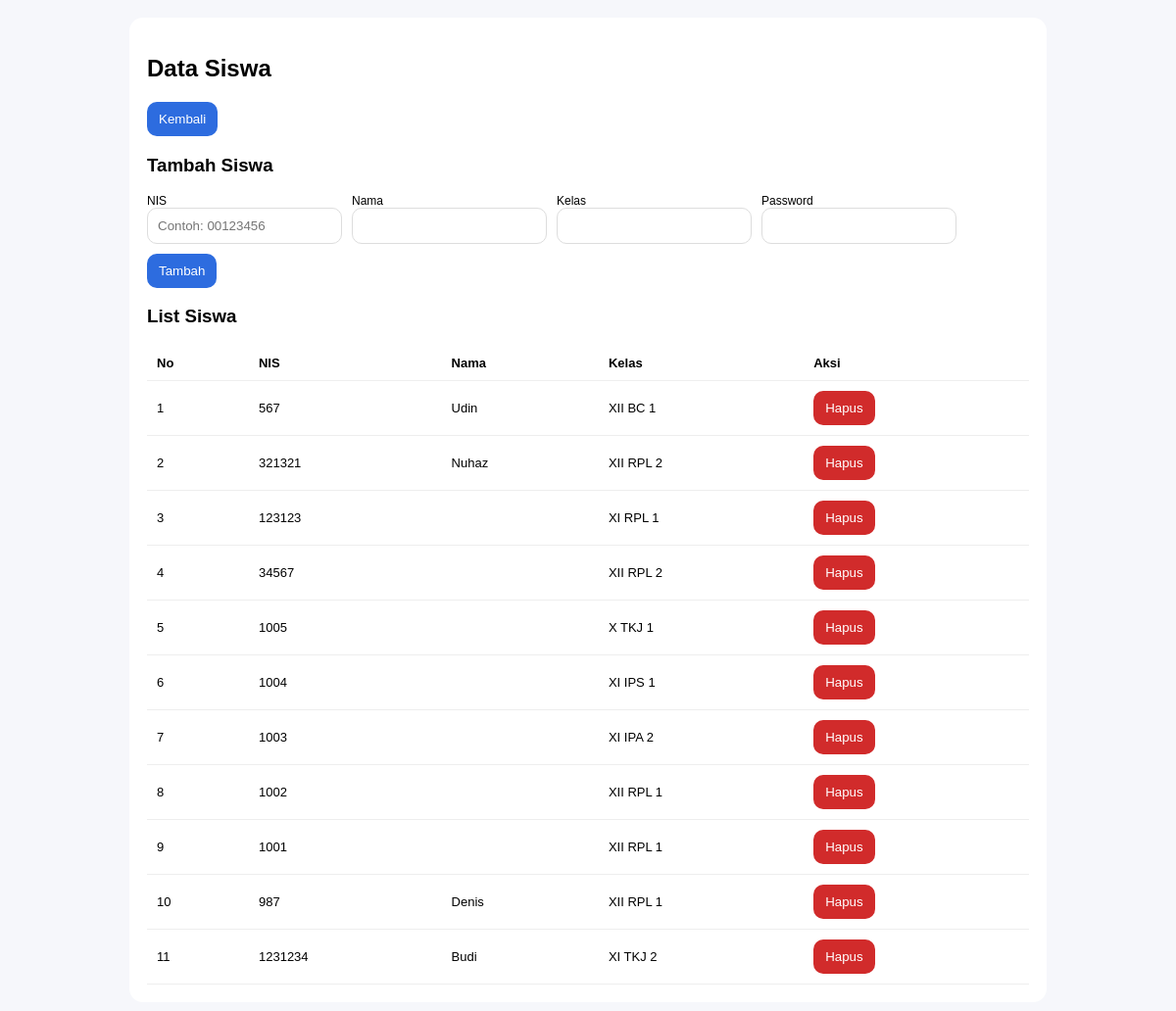
/pengaduan_sekolah_baru/public/admin_siswa.php (signed in), run on an earlier commit of the app's database.
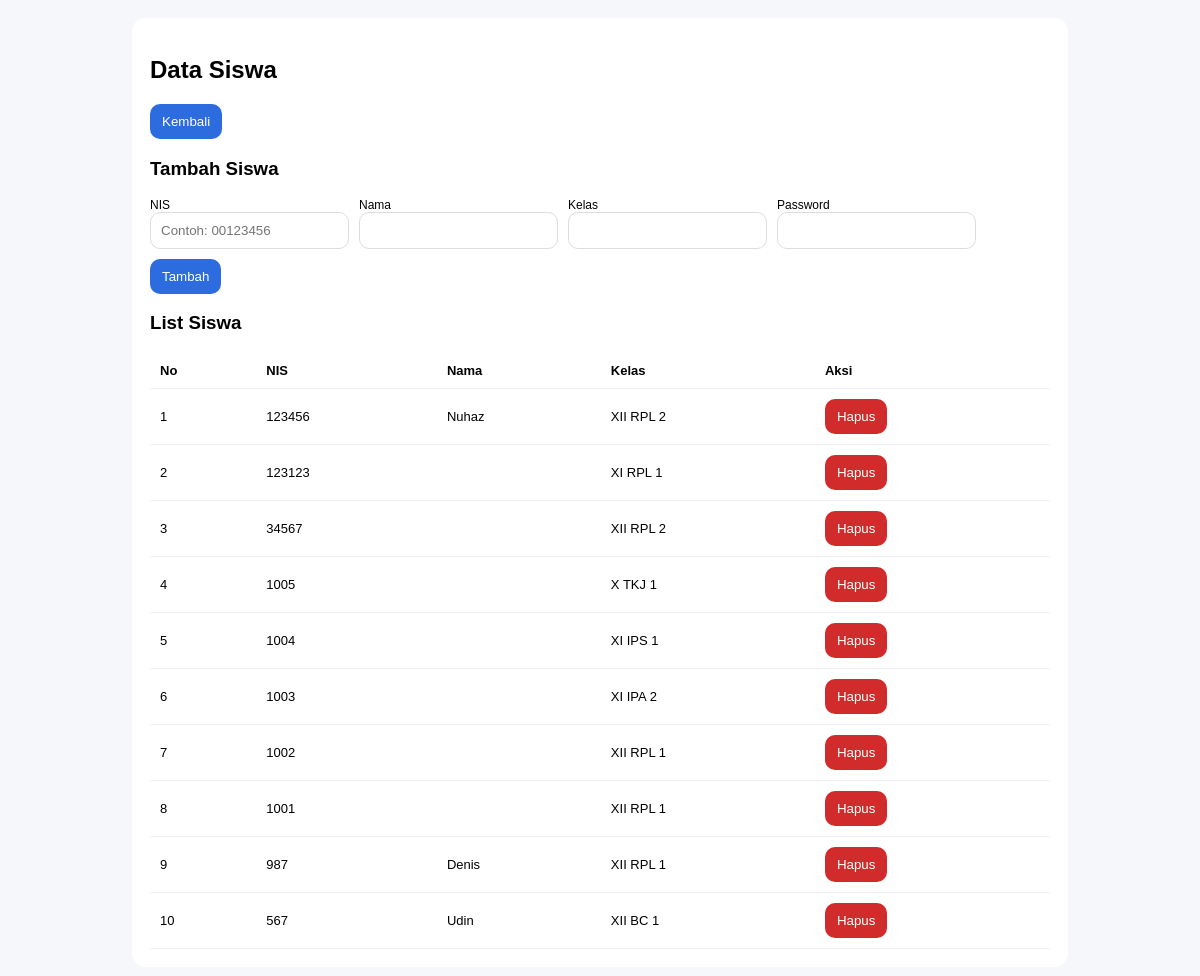
And on a later commit of the database.
### tables this page shows
CREATE TABLE `siswa` (
  `nis` int(10) NOT NULL,
  `nama` varchar(100) NOT NULL,
  `kelas` varchar(10) NOT NULL,
  `password_hash` varchar(255) NOT NULL,
  `created_at` datetime NOT NULL DEFAULT current_timestamp()
);

### pengaduan_sekolah_baru/public/admin_siswa.php (the view, shortened to what this page needs)
<?php
require_once __DIR__ . "/../config/koneksi.php";
$list = mysqli_query(
  $conn,
  "SELECT nis, nama, kelas
   FROM siswa
   ORDER BY created_at DESC"
);
?>
<!doctype html>
<html>
<head>
</head>
<body>
<div class="card">
  <h2>Data Siswa</h2>
  <button class="pri" onclick="location.href='admin_dashboard.php'">Kembali</button>
  <h3>Tambah Siswa</h3>
  <form method="post" style="display:flex;gap:10px;flex-wrap:wrap;align-items:end">
    <div>
      <div style="font-size:12px">NIS</div>
      <input name="nis" required placeholder="Contoh: 00123456">
    </div>
    <div>
      <div style="font-size:12px">Nama</div>
      <input name="nama" required>
    </div>
    <div>
      <div style="font-size:12px">Kelas</div>
      <input name="kelas" required>
    </div>
    <div>
      <div style="font-size:12px">Password</div>
      <input name="pass" type="password" required>
    </div>
    <button class="pri" name="tambah" value="1">Tambah</button>
  </form>
  <h3 style="margin-top:18px">List Siswa</h3>
  <table>
    <thead>
      <tr>
        <th>No</th>
        <th>NIS</th>
        <th>Nama</th>
        <th>Kelas</th>
        <th>Aksi</th>
      </tr>
    </thead>
    <tbody>
    <?php $no = 1; ?>
    <?php while ($s = mysqli_fetch_assoc($list)): ?>
      <tr>
        <td><?= $no++ ?></td>
        <td><?= htmlspecialchars($s['nis']) ?></td>
        <td><?= htmlspecialchars($s['nama']) ?></td>
        <td><?= htmlspecialchars($s['kelas']) ?></td>
        <td>
          <form method="post" onsubmit="return confirm('Hapus siswa ini?')">
            <button class="danger" name="hapus" value="1">Hapus</button>
          </form>
        </td>
      </tr>
    <?php endwhile; ?>
    </tbody>
  </table>
</div>
</body>
</html>

What changed in the data, as far as the page shows it:
removed siswa: nis "321321", nama "Nuhaz", kelas "XII RPL 2"
removed siswa: nis "1231234", nama "Budi", kelas "XI TKJ 2"
added siswa: nis "123456", nama "Nuhaz", kelas "XII RPL 2"
changed siswa "Udin": moves down the list
